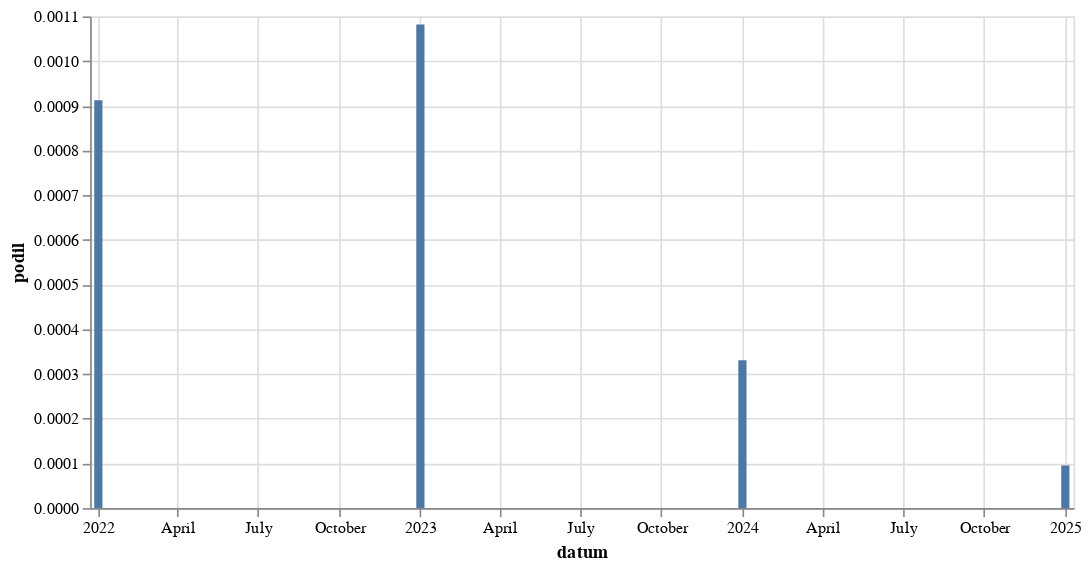

Source (notebook cell):
### Code cell
alt.Chart(
    hledej(r"Babiš\w{1,5} drahot[auoě]").to_pandas(),
    width = 600
).mark_bar(
).encode(
    alt.X('datum:T'),
    alt.Y('podil:Q')
)

### Figure 1 — Vega-Lite specification as saved in the notebook (floating-point values rounded to 4 significant figures)
{"config": {"view": {"continuousWidth": 300, "continuousHeight": 300}}, "data": {"name": "data-3f88a873d1ea29bf175ac2a73ef04f72"}, "mark": {"type": "bar"}, "encoding": {"x": {"field": "datum", "type": "temporal"}, "y": {"field": "podil", "type": "quantitative"}}, "width": 600, "$schema": "https://vega.github.io/schema/vega-lite/v5.8.0.json", "datasets": {"data-3f88a873d1ea29bf175ac2a73ef04f72": [{"datum": "2022-01-01T00:00:00", "text": 19, "text_right": 20822, "podil": 0.0009125, "co": "Babiš\\w{1,5} drahot[auoě]"}, {"datum": "2023-01-01T00:00:00", "text": 27, "text_right": 24959, "podil": 0.001082, "co": "Babiš\\w{1,5} drahot[auoě]"}, {"datum": "2024-01-01T00:00:00", "text": 8, "text_right": 24168, "podil": 0.000331, "co": "Babiš\\w{1,5} drahot[auoě]"}, {"datum": "2025-01-01T00:00:00", "text": 1, "text_right": 10482, "podil": 9.54e-05, "co": "Babiš\\w{1,5} drahot[auoě]"}]}}
